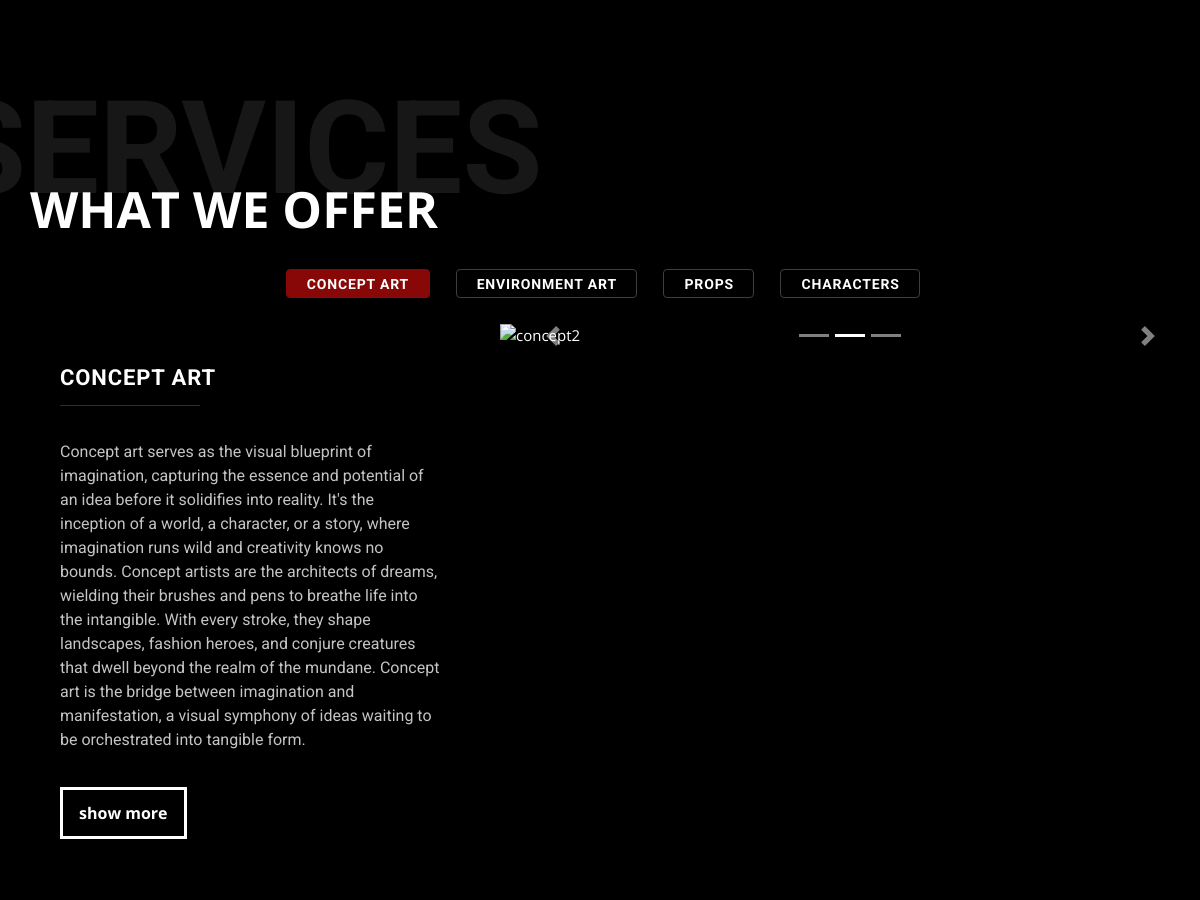
/ (middle part), run on an earlier commit of the app's database.
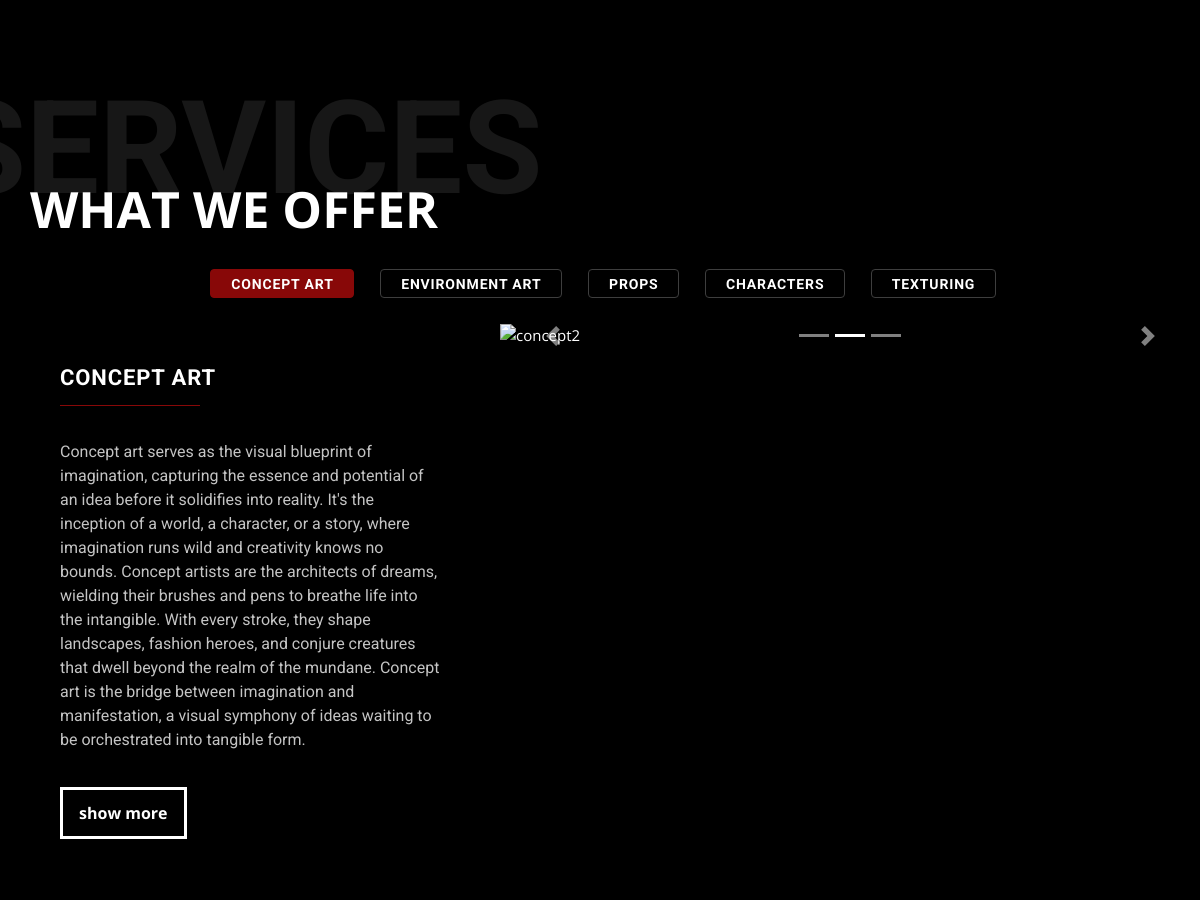
And on a later commit of the database.
### app/models.py (models this page shows, shortened)
class Service(models.Model):
    title = models.CharField(max_length=100)
    description = models.TextField()
    services_images = models.ManyToManyField(Image)

class Image(models.Model):
    name = models.CharField(max_length=100,  null=True, blank=True)
    image = models.ImageField(upload_to='images/')

### app/views.py (the view)
# urls.py: path('', views.home, name='app-home'),
def home(request):
    main_video = BackgroundVideo.objects.filter(is_main=True).first()
    services = Service.objects.all()
    context = {
        'main_video': main_video,
        'services': services
    }
    return render(request, 'app/index.html', context)

### app/templates/app/index.html (shortened to what this page needs)
{% load static %}
<!DOCTYPE html>
<html>
<head>
  <link rel="stylesheet" type="text/css" href="https://cdnjs.cloudflare.com/ajax/libs/OwlCarousel2/2.3.4/assets/owl.carousel.min.css" />
  <link rel="stylesheet" type="text/css" href="{% static 'app/css\bootstrap.css' %}" />
  <link rel="stylesheet" href="{% static 'app/css/font-awesome.min.css' %}">
  <link href="{% static 'app/css/style.css' %}"  rel="stylesheet" />
  <link href="{% static 'app/css/responsive.css' %}" rel="stylesheet" />
  <link href="https://cdnjs.cloudflare.com/ajax/libs/font-awesome/5.10.0/css/all.min.css" rel="stylesheet">
  <link href="https://cdn.jsdelivr.net/npm/bootstrap-icons@1.4.1/font/bootstrap-icons.css" rel="stylesheet">
  <link href="{% static 'app/lib/animate/animate.min.css' %}" rel="stylesheet">
  <link href="{% static 'app/lib/owlcarousel/assets/owl.carousel.min.css' %}" rel="stylesheet">
  <link rel="stylesheet" href="{% static 'app/css/site-color.css' %}">
  <link rel="stylesheet" href="{% static 'app/css/site.css' %}">
</head>
<body>
<header id="banner" class="scrollto clearfix" data-enllax-ratio=".5">
  <div id="banner-content" class="site-row clearfix">
      <div class="video_container">
      </div>
  </div>
</header>
  <section class="do_section layout_padding scrollto clearfix unselectable" id="service">
    <div class="container">
      <div class="heading_container">
        <div class="section-head__back">Services</div>
        <h2>
          What we offer
        </h2>
    </div>
  </div>
  <div class="pt-3 container-fluid">
    <ul class="nav nav-pills mb-3 nav-head" id="pills-tab" role="tablist">
      {% for service in services %}
      <li class="nav-item ml-3" role="presentation">
        <button class="nav-link {% if forloop.first %}active{% endif %} button-style" id="service-tab-{{ service.id }}" data-bs-toggle="pill" data-bs-target="#service-{{ service.id }}" type="button" role="tab" aria-controls="service-{{ service.id }}" aria-selected="{% if forloop.first %}true{% else %}false{% endif %}">{{ service.title }}</button>
      </li>
      {% endfor %}
    </ul>
    <div class="tab-content" id="pills-tabContent">
      {% for service in services %}
      <div class="tab-pane fade {% if forloop.first %}show active{% endif %}" id="service-{{ service.id }}" role="tabpanel" aria-labelledby="service-tab-{{ service.id }}">
        <div class="row">
            <div class="services-box col-12 col-md-5 d-flex">
                <div class="services-text">
                    <h1>{{ service.title }}</h1>
                    <p>{{ service.description }}</p>
                    <div >
                        <a class ="main-button" href="{% url 'app-portfolio' %}?pageid={{ service.id }}">show more</a>
                    </div>
                </div>
            </div>
            <div class="img-box col-12 col-md-7">
                <div id="carousel-service-{{ service.id }}" class="carousel slide" data-ride="carousel" data-interval="1500">
                    <ol class="carousel-indicators">
                        {% for image in service.services_images.all %}
                        <li data-target="#carousel-service-{{ service.id }}" data-slide-to="{{ forloop.counter0 }}" {% if forloop.first %}class="active"{% endif %}></li>
                        {% endfor %}
                    </ol>
                    <div class="carousel-inner">
                        {% for image in service.services_images.all %}
                        <div class="carousel-item {% if forloop.first %}active{% endif %}">
                        </div>
                        {% endfor %}
                    </div>
                    <a class="carousel-control-prev" href="#carousel-service-{{ service.id }}" role="button" data-slide="prev">
                        <span class="carousel-control-prev-icon" aria-hidden="true"></span>
                    </a>
                    <a class="carousel-control-next" href="#carousel-service-{{ service.id }}" role="button" data-slide="next">
                        <span class="carousel-control-next-icon" aria-hidden="true"></span>
                    </a>
                </div>
            </div>
        </div>
    </div>
      {% endfor %}
    </div>
    </div>
  </section>
</body>
</html>

### app/static/app/css/style.css (style rules this page uses)
:root { --main-color:#880808; --main-bg-color: #880808; --secondry-color:white; }
.show { opacity: 1; filter: blur(0); transform: translateX(0); }
.unselectable { -webkit-user-select: none; -moz-user-select: none; -ms-user-select: none; user-select: none; }
.layout_padding { padding: 75px 0; }
.heading_container { display: -webkit-box; display: -ms-flexbox; display: flex; -webkit-box-orient: vertical; -webkit-box-direction: normal; -ms-flex-direction: column; flex-direction: column; -webkit-box-align: start; -ms-flex-align: start; align-items: flex-start; }
.heading_container .section-head__back { position: relative; z-index: 1; font-family: "Roboto", sans-serif; font-weight: 700; font-size: 130px; line-height: 1.16875; text-transform: uppercase; color: rgba(92, 93, 93, 0.25); -webkit-transform: translateX(-84px); -ms-transform: translateX(-84px); transform: translateX(-84px); margin-bottom: -60px; white-space: nowrap; }
.heading_container h2 { font-weight: bold; text-transform: uppercase; position: relative; font-size: 50px; z-index: 2; }
a, a:hover, a:focus { text-decoration: none; }
.video_container { position: absolute; top: 0; left: 0; width: 100%; height: 100%; overflow: hidden; }
.do_section { background-color: black; }
.do_section .heading_container { -webkit-box-align: center; -ms-flex-align: center; align-items: flex-start; text-align: center; }
.do_section .nav-head { display: flex; justify-content: center; }
.do_section .button-style { position: relative; display: inline-block; font-family: roboto, sans-serif; font-weight: 700; font-size: 14px; line-height: 17px; letter-spacing: .06em; text-transform: uppercase; padding: 6px 19.5px 6px 20px; border: 1px solid #3E3E3E; margin: 0 10px 10px 0; height: 29px; background: none; color: white; }
.do_section .nav-link.active { background-color: var(--main-color); border: 1px solid var(--main-bg-color); color: white; }
.do_section .img-box { padding: 0; }
.do_section .services-box { display: flex; align-items: center; justify-content: center; }
.do_section .services-text { max-width: 380px; }
.do_section .services-text h1 { position: relative; padding-bottom: 14px; margin-bottom: 34px; font-size: 22px; line-height: 1.27273; letter-spacing: 0.04em; font-family: "Roboto", sans-serif; font-weight: 700; text-transform: uppercase; }
.do_section .services-text h1::after { display: inline-block; content: " "; position: absolute; bottom: 0; left: 0; height: 1px; width: 140px; background: var(--main-color); }
.do_section .services-text p { font-family: "Roboto", sans-serif; font-weight: 400; font-size: 16px; line-height: 1.5; font-family: "Roboto", sans-serif; font-weight: 400; font-size: 16px; line-height: 1.5; color: #C4C4C4; margin: 0; }
:root { --primary: #AB7442; --light: #F5F5F5; --dark: #353535; }

### app/static/app/css/responsive.css (style rules this page uses)
@media (min-width: 1200px) { .container { max-width: 1170px; } }

### app/static/app/css/site-color.css (style rules this page uses)
:root { --main-color:#880808; --secondry-color:white; }
body { background:black; }
a, .la-ball-triangle-path { color:var(--main-color); }
body { font-family: 'Open Sans', sans-serif, Arial, Helvetica; font-size:15px; font-weight:normal; color:var(--secondry-color); }
h1 { font-family: 'Open Sans', sans-serif, Arial, Helvetica; font-size: 40px; font-weight:300; color:var(--secondry-color); }
h2 { font-family: 'Open Sans', sans-serif, Arial, Helvetica; font-size: 34px; font-weight:300; color:var(--secondry-color); }
.main-button, input[type="submit"] { font-family: 'Open Sans', sans-serif, Arial, Helvetica; font-size:14px; font-weight:bold; color:var(--secondry-color); }
.main-button, input[type="submit"] { border-color:var(--secondry-color); }
.main-button { font-family: 'Open Sans', sans-serif, Arial, Helvetica; font-size:16px; color:var(--secondry-color); }
.main-button { border-color:var(--secondry-color); }

What changed in the data, as far as the page shows it:
added Service: title "TEXTURING", shown under "WHAT WE OFFER"
